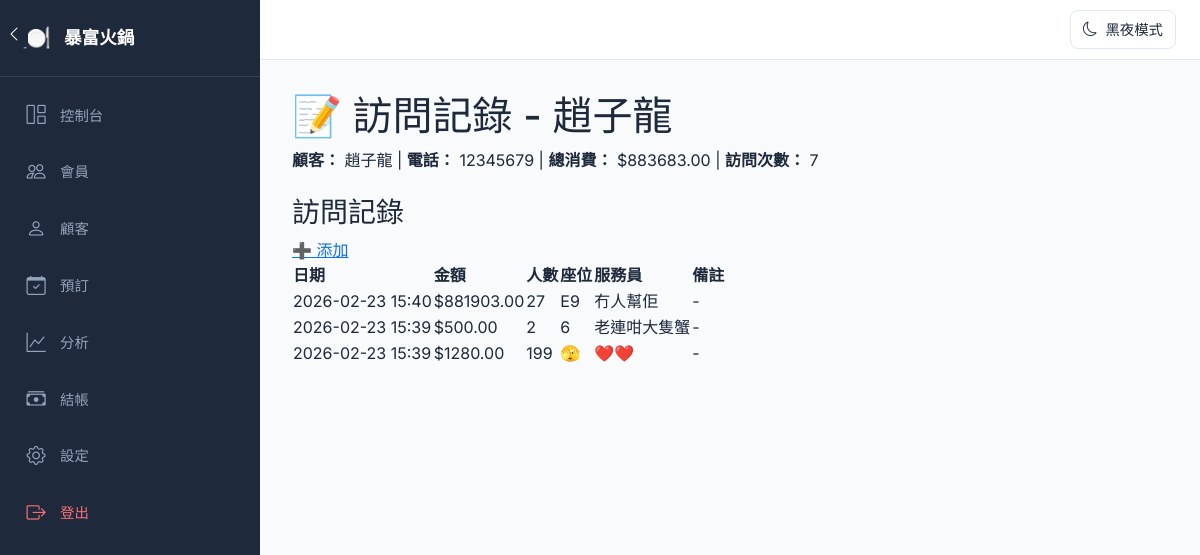
Before: /customers/1/visits (signed in) with the older database file.
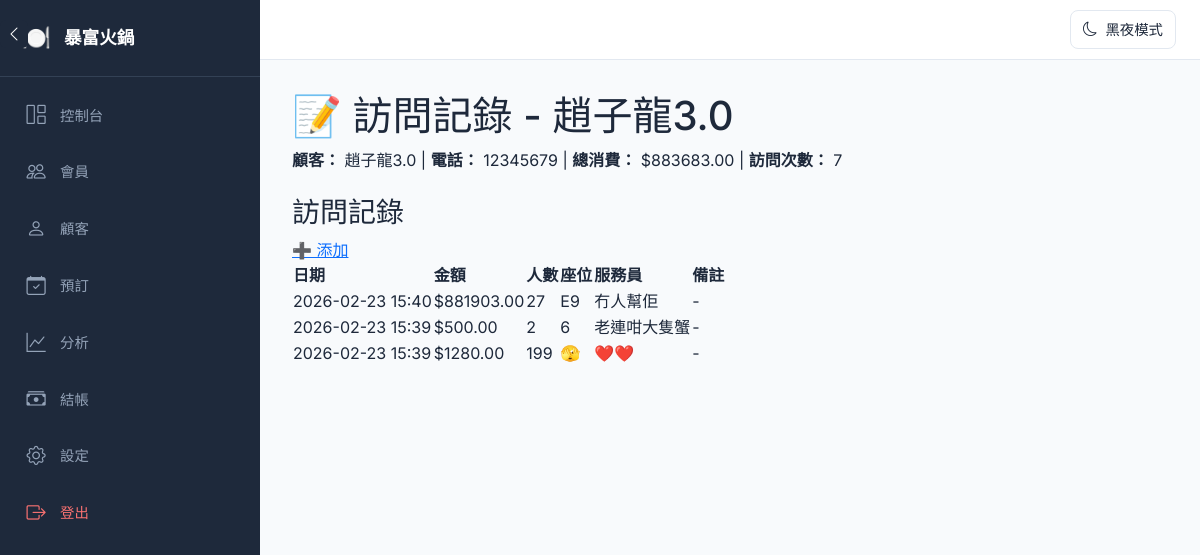
After: the same page with the newer database file.
### app.py (models this page shows)
class Customer(Base):
    __tablename__ = 'customers'
    id = Column(Integer, primary_key=True)
    name = Column(String(100), nullable=False)
    phone = Column(String(20), unique=True, nullable=False)
    email = Column(String(100))
    birthday = Column(DateTime)
    tags = Column(String(500))  # 標籤，用逗號分隔
    address = Column(String(200))
    avg_spend = Column(Float, default=0.0)
    preferences = Column(Text)  # e.g. "愛辣、不吃蔥"
    allergies = Column(Text)  # 過敏食物
    notes = Column(Text)  # 額外備註
    visits = Column(Integer, default=0)
    total_spent = Column(Float, default=0)  # 總消費
    points = Column(Integer, default=0)  # 積分 (已停用)
    created_at = Column(DateTime, default=datetime.utcnow)
    updated_at = Column(DateTime, default=datetime.utcnow, onupdate=datetime.utcnow)

### app.py (the view)
@app.route('/customers/<int:customer_id>/visits')
@login_required
def customer_visits(customer_id):
    db = get_db_session()
    customer = db.query(Customer).get(customer_id)
    visits = db.query(VisitRecord).filter_by(customer_id=customer_id).order_by(VisitRecord.visit_date.desc()).all()
    db.close()
    return render_template('customer_visits.html', customer=customer, visits=visits)

### app.py (called while the page is built)
@app.after_request
def add_header(response):
    response.headers['Cache-Control'] = 'no-cache, no-store, must-revalidate'
    response.headers['Pragma'] = 'no-cache'
    response.headers['Expires'] = '0'
    return response

@app.context_processor
def inject_dark_mode():
    db = get_db_session()
    settings_obj = db.query(Settings).first()
    dark_mode = settings_obj.dark_mode if settings_obj else 0
    restaurant_name = settings_obj.restaurant_name if settings_obj else '我的餐廳'
    db.close()
    return dict(dark_mode=dark_mode, restaurant_name=restaurant_name)

def get_db_session():
    return Session()

def login_required(f):
    @wraps(f)
    def decorated_function(*args, **kwargs):
        if 'employee_id' not in session:
            return redirect(url_for('login'))
        return f(*args, **kwargs)
    return decorated_function

### templates/customer_visits.html (shortened to what this page needs)
{% extends "base.html" %}
{% block content %}
    <div class="cp-header">
        <h1 class="cp-title">📝 訪問記錄 - {{ customer.name }}</h1>
    </div>
    <div class="cp-card mb-4">
        <strong>顧客：</strong> {{ customer.name }} |
        <strong>電話：</strong> {{ customer.phone }} |
        <strong>總消費：</strong> ${{ "%.2f"|format(customer.total_spent) }} |
        <strong>訪問次數：</strong> {{ customer.visits }}
    </div>
    <div class="cp-card">
        <div class="cp-card-header">
            <h3 class="cp-card-title">訪問記錄</h3>
            <a href="{{ url_for('add_visit_record', customer_id=customer.id) }}" class="cp-btn cp-btn-primary">➕ 添加</a>
        </div>
        <table class="cp-table">
            <thead>
                <tr><th>日期</th><th>金額</th><th>人數</th><th>座位</th><th>服務員</th><th>備註</th></tr>
            </thead>
            <tbody>
                {% for visit in visits %}
                <tr>
                    <td>{{ visit.visit_date.strftime('%Y-%m-%d %H:%M') }}</td>
                    <td>${{ "%.2f"|format(visit.amount) }}</td>
                    <td>{{ visit.party_size }}</td>
                    <td>{{ visit.table_number or '-' }}</td>
                    <td>{{ visit.server or '-' }}</td>
                    <td>{{ visit.note or '-' }}</td>
                </tr>
                {% else %}
                <tr><td colspan="6" style="text-align: center;">暫無記錄</td></tr>
                {% endfor %}
            </tbody>
        </table>
    </div>
{% endblock %}

Changed rows visible on the page:
changed Customer: name "趙子龍" → "趙子龍3.0"
